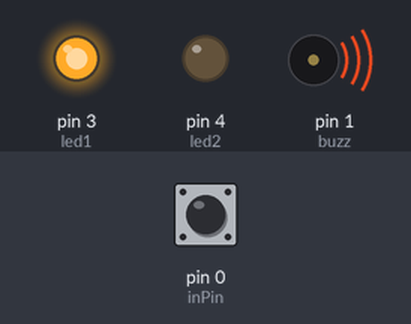
Simulated run of this sketch. Board: Arduino Uno, built with avr-gcc and run on an emulated ATmega328P. Parts: output pins drawn as LEDs (lit = HIGH), buzzer (waves = sounding). The inputs (shaded band) are chosen by the test bench; at power-on: pin 0 (inPin) HIGH.

Above: at 7.5 s.
7.6 s: pin 0 (inPin) pulled LOW for 3 s
At 8.9 s:
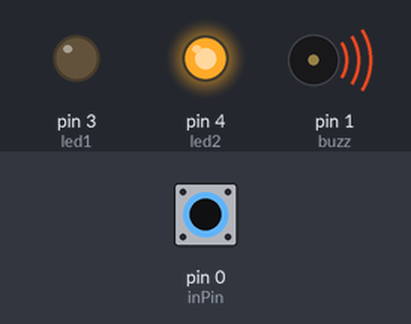
At 10.4 s:
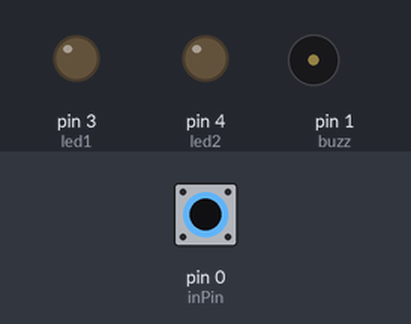
Timing chart, 0 to 18.1 s (numbered marks = the images above; inputs shaded):
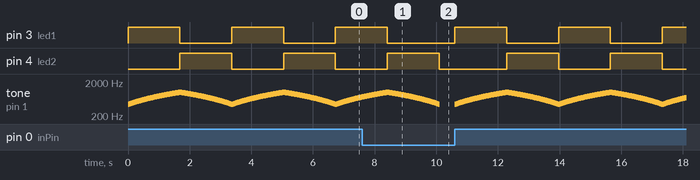

Measured:
- by itself, pin 3 (led1): repeats every 3.4 s: HIGH 1.7 s, LOW 1.7 s
- by itself, tone on pin 1 (buzz): plays 730 Hz for 0.02 s, 735 Hz for 0.02 s, 740 Hz for 0.02 s, 745 Hz for 0.02 s, 750 Hz for 0.02 s, 755 Hz for 0.02 s … (666 notes in this stretch)

The sketch:

SirenFor85.ino
```cpp
int inPin = 0;  // the number of the input pin
int reading;    // the current reading from the input pin
int led1 = 3;
int led2 = 4;
int buzz = 1; // Buzzer Pin

void setup() {
  pinMode(inPin, INPUT_PULLUP);
  pinMode(buzz, OUTPUT);
}

void loop() {

  reading = digitalRead(inPin);

  if (reading == 1){
    one();
  }
  if (reading == 0){
    analogWrite(led1,0);
    analogWrite(led2,0);
    noTone(buzz);
  }


}

void one() {
  //This function produces the 1st siren sound with ON/OFF led transition.
  analogWrite(led2,0);
  analogWrite(led1,255);
  // Whoop up
  for(int hz = 440; hz < 1000; hz+=5){
    tone(buzz, hz);
    delay(15);
  }
  analogWrite(led1,0);
  analogWrite(led2,255);
  // Whoop down
  for(int hz = 1000; hz > 440; hz-=5){
    tone(buzz, hz);
    delay(15);
  }
  }
```
